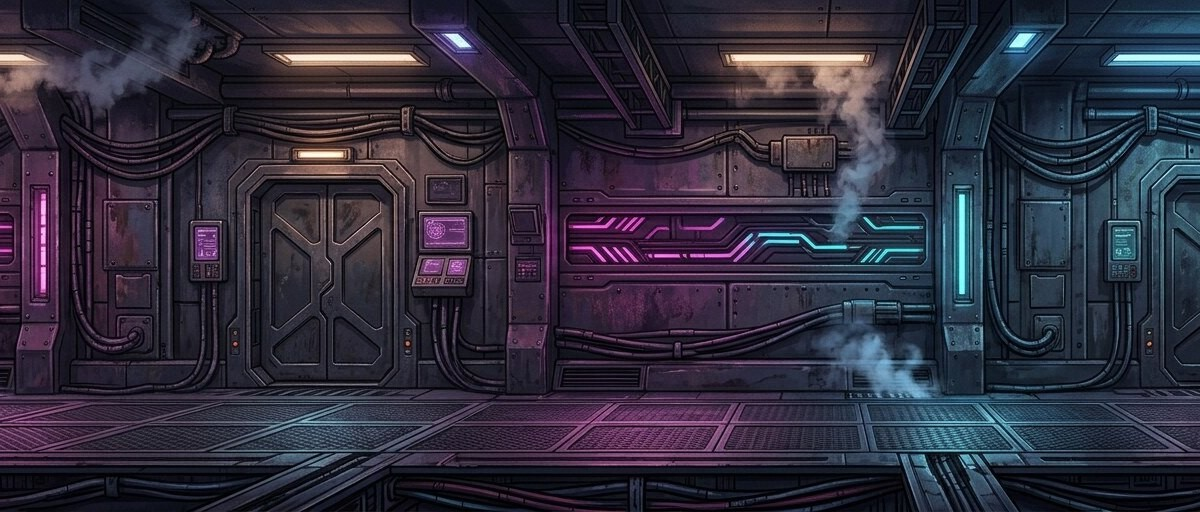
#> input picture code/props_2_6_8/ref_l8.jpg, 1200 x 512 px
$ python grid.py ref_l8.jpg l2_props.png 5
#> lines starting #> are read from the running program, lines starting #| are printed output that depends on the picture
import sys,glob
from PIL import Image, ImageDraw
pat,out=sys.argv[1],sys.argv[2]; cols=int(sys.argv[3]) if len(sys.argv)>3 else 3
fs=sorted(glob.glob(pat)); W,H=576,336
sh=Image.new('RGB',(W*cols,(H+14)*((len(fs)+cols-1)//cols)),(20,20,20)); d=ImageDraw.Draw(sh)
#> after `sh = Image.new('RGB', (W * cols, (H + 14) * ((len(fs) + cols - 1) // c`: sh: PIL image 2880x350 RGB; every value is 20
for i,f in enumerate(fs):
    x,y=(i%cols)*W,(i//cols)*(H+14); sh.paste(Image.open(f).convert('RGB').resize((W,H)),(x,y+14)); d.text((x+4,y+1),f.split('/')[-1],fill=(255,255,0))
#> after `sh.paste(Image.open(f).convert('RGB').resize((W, H)), (x, y + 14))`:
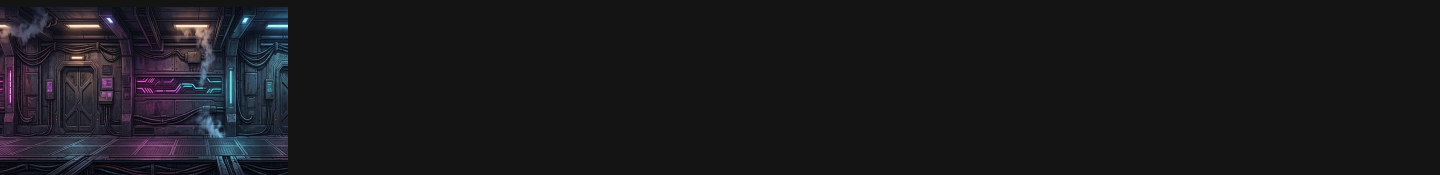
#> sh: PIL image 2880x350 RGB (shown at 1/2 size); mean R, G, B 25.2, 24.7, 27.6
sh.save(out); print(len(fs),sh.size)
#| 1 (2880, 350)
